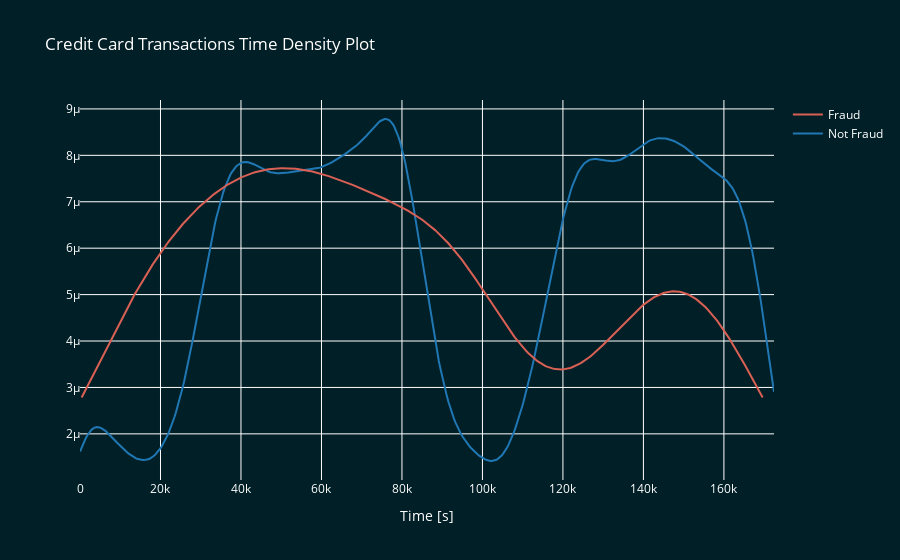

Write notebook code for a chart like this one.
### Markdown cell above
## Data Exploration

### Code cell
import plotly.figure_factory as ff

class_0 = train.loc[train['Class'] == 0]["Time"]
class_1 = train.loc[train['Class'] == 1]["Time"]

hist_data = [class_0, class_1]
group_labels = ['Not Fraud', 'Fraud']

colors = ['#1f77b4', '#D96055'] 

fig = ff.create_distplot(hist_data, group_labels, show_hist=False, show_rug=False, colors=colors)

fig.update_layout(
    title='Credit Card Transactions Time Density Plot',
    xaxis=dict(title='Time [s]'),
    plot_bgcolor='#011F26',
    paper_bgcolor='#011F26',
    font=dict(color='white')
)

fig.show()

### Figure 1 — Plotly figure (JSON) as saved in the notebook; plotly's stock layout.template omitted (floating-point values rounded to 4 significant figures; data arrays with more than 128 entries replaced by an {"elided": "..."} marker saying what was removed)
{"data": [{"legendgroup": "Not Fraud", "marker": {"color": "#1f77b4"}, "mode": "lines", "name": "Not Fraud", "showlegend": true, "type": "scatter", "x": {"elided": "500 float values"}, "xaxis": "x", "y": {"elided": "500 float values"}, "yaxis": "y"}, {"legendgroup": "Fraud", "marker": {"color": "#D96055"}, "mode": "lines", "name": "Fraud", "showlegend": true, "type": "scatter", "x": {"elided": "500 float values"}, "xaxis": "x", "y": {"elided": "500 float values"}, "yaxis": "y"}], "layout": {"barmode": "overlay", "font": {"color": "white"}, "hovermode": "closest", "legend": {"traceorder": "reversed"}, "paper_bgcolor": "#011F26", "plot_bgcolor": "#011F26", "title": {"text": "Credit Card Transactions Time Density Plot"}, "xaxis": {"anchor": "y2", "domain": [0, 1], "title": {"text": "Time [s]"}, "zeroline": false}, "yaxis": {"anchor": "free", "domain": [0, 1], "position": 0}}}
